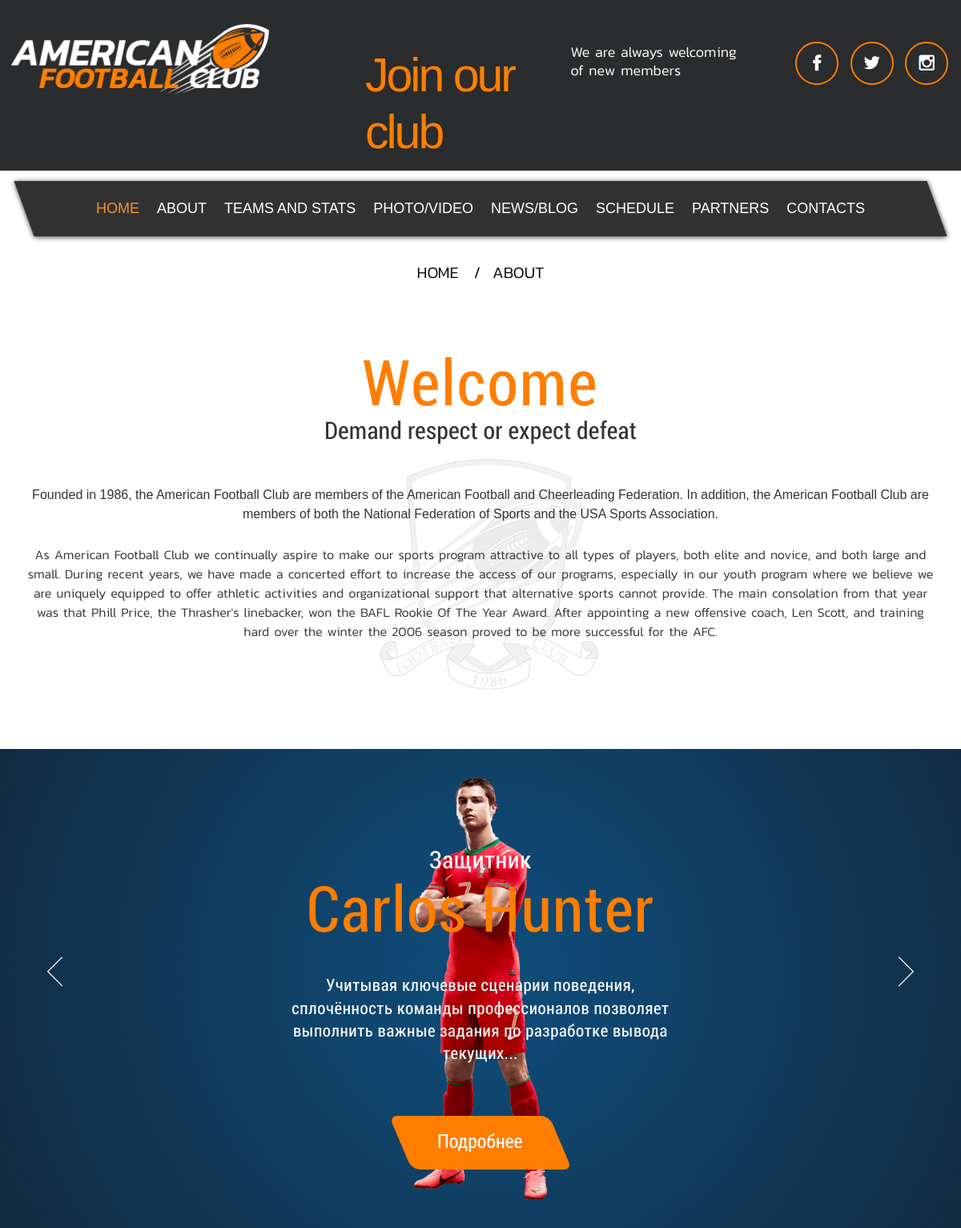
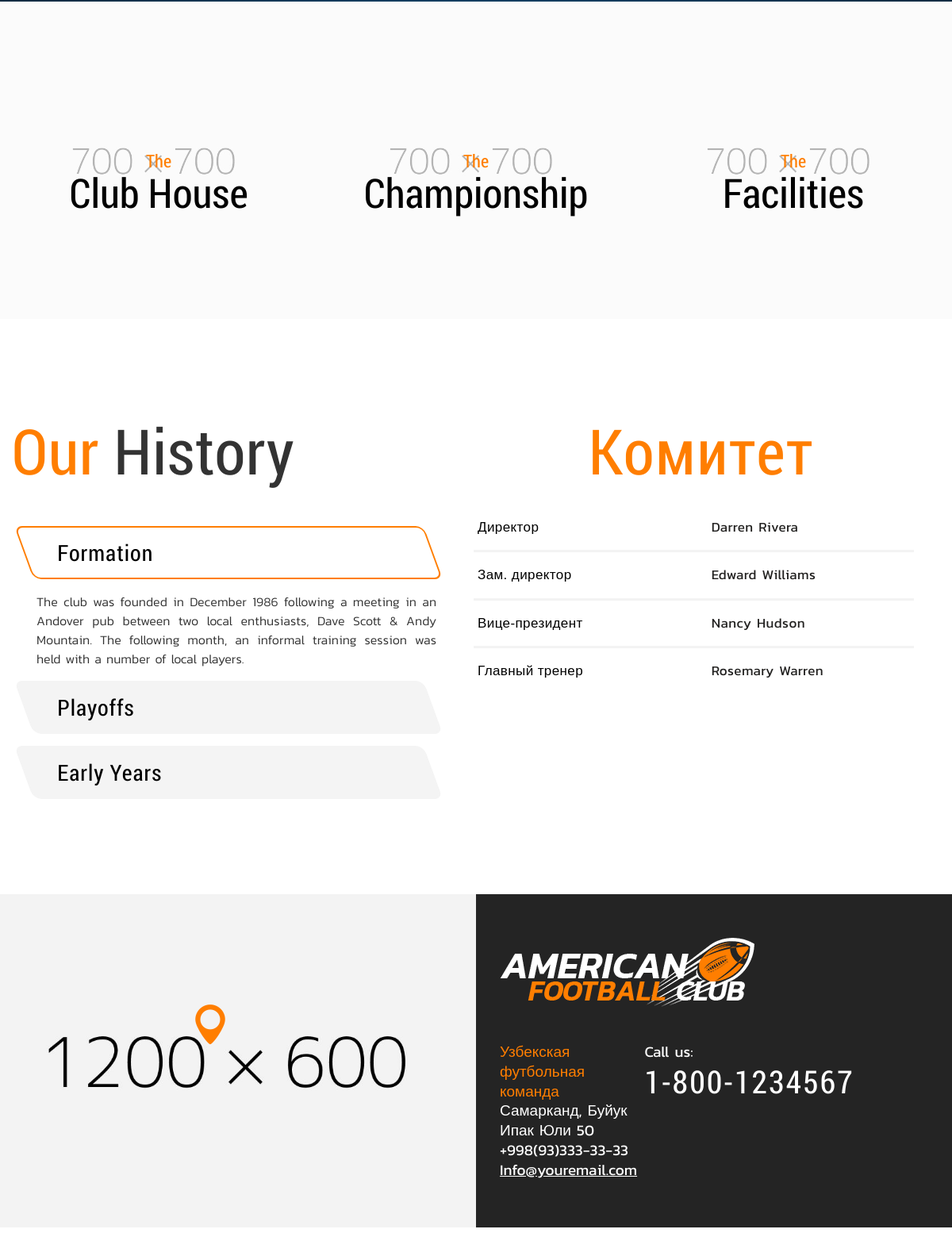
The page /about/ on the database its author committed (2 pictures, top to bottom).
### app/models.py (models this page shows)
class TeamMembers(models.Model):
    name = models.CharField(verbose_name="Name", max_length=30, default="")
    last_name = models.CharField(verbose_name="Last name", max_length=30, default="")
    rank = models.CharField(verbose_name="Rank", max_length=50, default="")
    biography = models.TextField(verbose_name="Biography", default="")
    image = models.ImageField(
        verbose_name="Photo",
        upload_to="img/team members/",
        default="",
    )
    is_active = models.BooleanField(verbose_name="Is active", default=False)
    def admin_image(self):
        if self.image:
            from django.utils.safestring import mark_safe
            return mark_safe(
                f'<a href="{self.image.url}" target="_blank"><img src="{self.image.url}" width="200" /></a>'
            )
        else:
            return 'Not Image Found'
    admin_image.short_description = 'Photo'
    admin_image.allow_tags = True
    def admin_biography(self):
        short_description = self.biography[:200]
        return f"{short_description.rsplit(' ', 1)[0]}"
    admin_biography.short_description = "Desc"
    admin_biography.allow_tags = True
    class Meta:
        verbose_name = "member"
        verbose_name_plural = "team members"
        ordering = ["name", "is_active"]

class Committee(models.Model):
    name = models.CharField(verbose_name="Name", max_length=40, default="")
    last_name = models.CharField(verbose_name="Last_name", max_length=40, default="")
    occupation = models.CharField(verbose_name="Occupation", max_length=50, default="")
    is_active = models.BooleanField(verbose_name="Is active", default=False)
    class Meta:
        verbose_name = "Member"
        verbose_name_plural = "Committee"
        ordering = ["name", "last_name"]

### app/views.py (the view)
# urls.py: path("about/", about, name="about"),
def about(request):
    team_members = TeamMembers.objects.filter(is_active=True)
    for member in team_members:
        member.biography = member.biography.split(".", 1)[0] + "."
        member.biography = cut(member.biography, 250)
    committee_list = Committee.objects.filter(is_active=True)
    return render(request, "about.html", {
        "team_members": team_members,
        "committee_list": committee_list,
    })

### app/views.py (called while the page is built)
def cut(variable, length):
    variable = variable[:length]
    variable = variable.rsplit(" ", 1)[0]
    if not variable[-1].isalnum():
        variable = variable[:-1]
    variable += "..."
    return variable

### templates/about.html (shortened to what this page needs)
{% extends "app/inner/inner.html" %}
    {% block content %}
    <section id="page-content">
        <div class="breadcrumbs">
            <ul class="breadcrumb t-center">
                <li><a href="{% url "home" %}">home</a></li>
                <li class="active">about</li>
            </ul>
        </div>
        <div class="welcome t-center">
            <div class="container">
                <h2><span class="orange-text">Welcome</span></h2>
                <h4>Demand respect or expect defeat</h4>
                <div class="text-welcome">
                    <p>Founded in 1986, the American Football Club are members of the American Football and Cheerleading
                        Federation. In addition, the American Football Club are members of both the National Federation
                        of Sports and the USA Sports Association.</p>
                    <p>As American Football Club we continually aspire to make our sports program attractive to all
                        types of players, both elite and novice, and both large and small. During recent years, we have
                        made a concerted effort to increase the access of our programs, especially in our youth program
                        where we believe we are uniquely equipped to offer athletic activities and organizational
                        support that alternative sports cannot provide. The main consolation from that year was that
                        Phill Price, the Thrasher's linebacker, won the BAFL Rookie Of The Year Award. After appointing
                        a new offensive coach, Len Scott, and training hard over the winter the 2006 season proved to be
                        more successful for the AFC.
                    </p>
                </div>
            </div>
        </div>
        <div class="about-content-block t-center">
            <div class="container-fluid padding-null">
                <div class="carousel-wrap-about-players owl-carousel owl-theme">
                    {% for member in team_members %}
                        <div class="carousel-item-about-players car-item-bg1" style="background-image: url({{ member.image.url }})">
                            <div class="car-content">
                                <h4>{{ member.rank }} </h4>
                                <h2><span class="orange-text">{{ member.name }} {{ member.last_name }}</span></h2>
                                <p>{{ member.biography}}</p>
                                <a href="#" class="btn btn-link-o">
                                    <span>Подробнее</span>
                                </a>
                            </div>
                        </div>
                    {% endfor %}
                </div>
                <div class="carousel-wrap-about-sections owl-carousel owl-theme">
                    <div class="carousel-item-about-sections section1">
                        <a href="#">
                            <h3><span class="orange-text">The</span><br>Club House</h3>
                        </a>
                    </div>
                    <div class="carousel-item-about-sections section2">
                        <a href="#">
                            <h3><span class="orange-text">The</span><br>Championship</h3>
                        </a>
                    </div>
                    <div class="carousel-item-about-sections section3">
                        <a href="#">
                            <h3><span class="orange-text">The</span><br>Facilities</h3>
                        </a>
                    </div>
                </div>
            </div>
        </div>
        <div class="about-info-block">
            <div class="container">
                <div class="row">
                    <div class="col-lg-6">
                        <div class="history-block">
                            <h2><span class="orange-text">Our </span>History</h2>
                            <a href="#" class="btn btn-link-g spoiler-l1 on"><span>Formation</span></a>
                            <div id="info-spol1" class="info-spoiler1">
                                <p>The club was founded in December 1986 following a meeting in an Andover pub between
                                    two local enthusiasts, Dave Scott & Andy Mountain. The following month, an informal
                                    training session was held with a number of local players.</p>
                            </div>
                            <a href="#" class="btn btn-link-g spoiler-l2"><span>Playoffs</span></a>
                            <a href="#" class="btn btn-link-g spoiler-l3"><span>Early Years</span></a>
                        </div>
                    </div>
                    <div class="col-lg-6">
                        <div class="infoCommittee-wrap">
                            <h2><span class="orange-text">Комитет</span></h2>
                            <div class="inner-text">
                                {% for committee in committee_list %}
                                    <div class="line-block">
                                    <p>{{ committee.occupation }}</p>
                                    <p>{{ committee.name }} {{ committee.last_name }}</p>
                                </div>
                                {% endfor %}
                            </div>
                        </div>
                    </div>
                </div>
            </div>
        </div>
    </section>
    {% endblock %}

### app/templates/app/inner/inner.html (shortened to what this page needs)
<!DOCTYPE html>
<html class="no-js" lang="en">
{% include "blocks/head.html" %}
<body class="Pages">
<div class="wrapper">
    {% include "blocks/header.html" %}
    {% block content %}{% endblock %}
    {% include "blocks/footer.html" %}
</div>
</body>
</html>

### templates/blocks/head.html (shortened to what this page needs)
<head>
	<link rel="stylesheet" href="/static/css/bootstrapGrid.min.css">
	<link rel="stylesheet" href="/static/css/header.min.css">
	<link rel="stylesheet" href="/static/css/fonts.min.css">
	<link rel="stylesheet" href="/static/css/main.min.css">
</head>

### templates/blocks/header.html (shortened to what this page needs)
<header class="main-head clearfix">
    <div class="container">
        <div class="bgc-header"></div>
        <div class="header-top">
            <div class="row">
                <div class="col-lg-4 col-md-4 col-sm-12 col-xs-12">
                    <a href="{% url "home" %}" class="logo"><img src="/media/img/logo.png" alt=""></a>
                </div>
                <div class="col-lg-3 col-md-4 hidden-sm hidden-xs">
                    <h1>Join our club</h1>
                </div>
                <div class="col-lg-5 col-md-4 hidden-sm hidden-xs">
                    <div class="row">
                        <div class="col-lg-6 hidden-md hidden-sm hidden-xs">
                            <p>We are always welcoming of new members</p>
                        </div>
                        <div class="col-lg-6">
                            <div class="icon-wrap">
                                <a href="https://www.facebook.com/" target="_blank">
                                    <div class="circle-border">
                                        <i class="icon-facebook"></i>
                                    </div>
                                </a>
                                <a href="https://twitter.com/" target="_blank">
                                    <div class="circle-border">
                                        <i class="icon-twitter-logo-silhouette"></i>
                                    </div>
                                </a>
                                <a href="https://www.instagram.com/" target="_blank">
                                    <div class="circle-border">
                                        <i class="icon-instagram-symbol"></i>
                                    </div>
                                </a>
                            </div>
                        </div>
                    </div>
                </div>
            </div>
        </div>
        <nav id="menu" class="nav-line hidden-sm hidden-xs default">
            <ul class="menu">
                <li class="active"><a href="{% url "home" %}">Home</a></li>
                <li><a href="{% url "about" %}">about</a></li>
                <li><a href="{% url "teams-stats" %}">Teams and stats</a></li>
                <li><a href="{% url "gallery" %}">Photo/Video</a></li>
                <li><a href="{% url "blog-posts" %}">News/Blog</a></li>
                <li><a href="{% url "schedule" %}">SCHEDULE</a></li>
                <li><a href="{% url "partners" %}">PARTNERS</a></li>
                <li><a href="{% url "contacts" %}">Contacts</a></li>
            </ul>
        </nav>
    </div>
</header>

### templates/blocks/footer.html
<footer class="page-footer t-white">
    <div class="footer-wrap">
        <div class="container-fluid">
            <div class="row">
                <div class="col-md-6 padding-null">
                    <div class="map-wrap">
                        <a target="_blank" href="https://www.google.com.ua/maps/@42.2651834,-83.74715,16z?hl=en">
                            <div id="map"><i class="icon-map-marker-point"></i></div>
                        </a>
                    </div>
                </div>
                <div class="col-md-6 padding-null">
                    <div class="content-wrap-footer">
                        <div class="content-footer">
                            <div class="logo-footer">
                                <a href="{% url "home" %}">
                                    <img class="responsive-img" src="/media/img/logo.png" alt="logo">
                                </a>
                            </div>
                            <div class="b-contacts-wrap clearfix">
                                <div class="b-inner1">
                                    <p class="orange-text">Узбекская футбольная команда</p>
                                    <p>Самарканд, Буйук Ипак Юли 50</p>
                                    <p>+998(93)333-33-33</p>
                                    <a href="{% url "contacts" %}" class="email-link">Info@youremail.com</a>
                                </div>
                                <div class="b-inner2">
                                    <p>Call us:</p>
                                    <p class="number">1-800-1234567</p>
                                </div>
                            </div>
                            <div class="copyright">
                                <p>© 2017 | Privacy Policy</p>
                            </div>
                        </div>
                    </div>
                </div>
            </div>
        </div>
    </div>
</footer>

### rows shown on the page
TeamMembers: image (picture), rank "Защитник", name "Carlos", last_name "Hunter", biography "Учитывая ключевые сценарии поведения, сплочённость команды профессионалов позволяет выполнить важные задания по разработке вывода текущих..."
Committee: occupation "Директор", name "Darren", last_name "Rivera"
Committee: occupation "Зам. директор", name "Edward", last_name "Williams"
Committee: occupation "Вице-президент", name "Nancy", last_name "Hudson"
Committee: occupation "Главный тренер", name "Rosemary", last_name "Warren"
